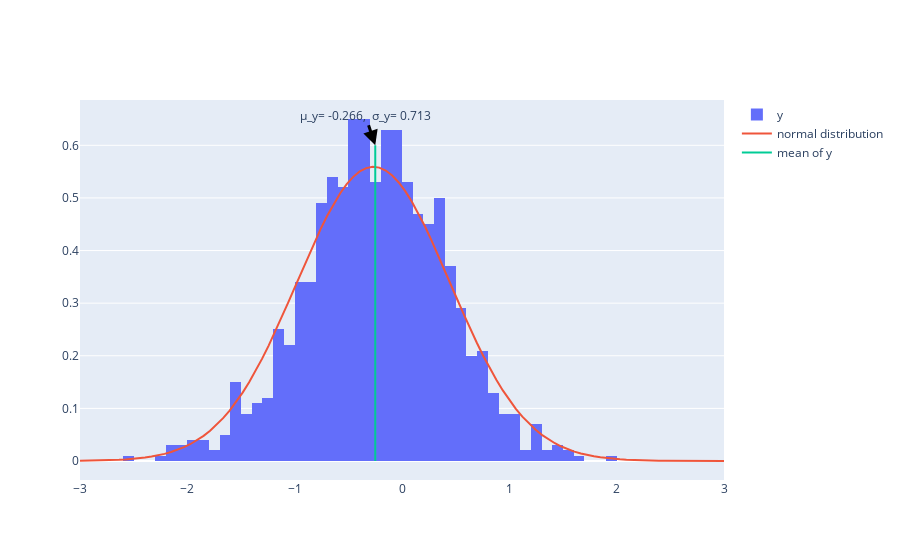

The code cell stored with this chart in its notebook:
### Code cell
# par curiosité ont trace la distribution de y sachant x_new avec les paramètres MMSE (=la moyenne des paramètres précédents)



#generer des points avec la loi posterior
y_list=[]
for i in range(1000):
    y_list.append(ss.norm.rvs(loc=x_new.T.dot(mmse_estimates[:-1]), scale=np.sqrt(mmse_estimates[-1])))
y_list=np.array(y_list)
µ_y=np.round(x_new.T.dot(mmse_estimates[:-1]),3)
σ_y=np.round(np.sqrt(mmse_estimates[-1]),3)
#plot the histogram of the X_list[j] , add the density of the normal distribution with mean=mmse_estimates and variance=mmse_estimates[-1]
fig = go.Figure()
fig.add_trace(go.Histogram(x=y_list,histnorm='probability density' ,name='y'))
#add the density 
x=np.linspace(-3,3,100)
fig.add_trace(go.Scatter(x=x,y=ss.norm.pdf(x,loc=x_new.T.dot(mmse_estimates[:-1]), scale=np.sqrt(mmse_estimates[-1])),name='normal distribution'))
# add mean and variance of y with an arrow pointing towards a line at the mean of y
fig.add_trace(go.Scatter(x=[np.mean(y_list),np.mean(y_list)],y=[0,0.6],mode='lines',name='mean of y'))
fig.add_annotation(x=np.mean(y_list),y=0.6,text='µ_y= '+str(µ_y)+',  σ_y= '+ str( σ_y),arrowhead=2,arrowsize=1,arrowwidth=3,arrowcolor='black')
fig.show()

### Figure 1 — Plotly figure (JSON) as saved in the notebook; plotly's stock layout.template omitted (floating-point values rounded to 4 significant figures; data arrays with more than 128 entries replaced by an {"elided": "..."} marker saying what was removed)
{"data": [{"histnorm": "probability density", "name": "y", "type": "histogram", "x": {"elided": "1000 float values"}}, {"name": "normal distribution", "type": "scatter", "x": [-3, -2.939, -2.879, -2.818, -2.758, -2.697, -2.636, -2.576, -2.515, -2.455, -2.394, -2.333, -2.273, -2.212, -2.152, -2.091, -2.03, -1.97, -1.909, -1.848, -1.788, -1.727, -1.667, -1.606, -1.545, -1.485, -1.424, -1.364, -1.303, -1.242, -1.182, -1.121, -1.061, -1, -0.9394, -0.8788, -0.8182, -0.7576, -0.697, -0.6364, -0.5758, -0.5152, -0.4545, -0.3939, -0.3333, -0.2727, -0.2121, -0.1515, -0.09091, -0.0303, 0.0303, 0.09091, 0.1515, 0.2121, 0.2727, 0.3333, 0.3939, 0.4545, 0.5152, 0.5758, 0.6364, 0.697, 0.7576, 0.8182, 0.8788, 0.9394, 1, 1.061, 1.121, 1.182, 1.242, 1.303, 1.364, 1.424, 1.485, 1.545, 1.606, 1.667, 1.727, 1.788, 1.848, 1.909, 1.97, 2.03, 2.091, 2.152, 2.212, 2.273, 2.333, 2.394, 2.455, 2.515, 2.576, 2.636, 2.697, 2.758, 2.818, 2.879, 2.939, 3], "y": [0.0003625, 0.0005001, 0.000685, 0.0009316, 0.001258, 0.001686, 0.002244, 0.002965, 0.00389, 0.005066, 0.00655, 0.008408, 0.01072, 0.01356, 0.01703, 0.02124, 0.0263, 0.03233, 0.03946, 0.04781, 0.05752, 0.06869, 0.08145, 0.09588, 0.1121, 0.13, 0.1498, 0.1713, 0.1945, 0.2193, 0.2454, 0.2727, 0.3009, 0.3295, 0.3583, 0.3868, 0.4146, 0.4411, 0.466, 0.4888, 0.509, 0.5262, 0.5401, 0.5503, 0.5567, 0.5592, 0.5576, 0.552, 0.5425, 0.5294, 0.5129, 0.4933, 0.4711, 0.4466, 0.4204, 0.3928, 0.3644, 0.3357, 0.3069, 0.2787, 0.2512, 0.2248, 0.1997, 0.1761, 0.1542, 0.1341, 0.1157, 0.09918, 0.08438, 0.07128, 0.05977, 0.04976, 0.04113, 0.03375, 0.0275, 0.02224, 0.01786, 0.01424, 0.01127, 0.008859, 0.006912, 0.005354, 0.004117, 0.003144, 0.002383, 0.001793, 0.00134, 0.0009938, 0.0007319, 0.0005351, 0.0003884, 0.0002799, 0.0002003, 0.0001423, 0.0001003, 7.025e-05, 4.883e-05, 3.37e-05, 2.309e-05, 1.571e-05]}, {"mode": "lines", "name": "mean of y", "type": "scatter", "x": [-0.2491, -0.2491], "y": [0, 0.6]}], "layout": {"annotations": [{"arrowcolor": "black", "arrowhead": 2, "arrowsize": 1, "arrowwidth": 3, "text": "µ_y= -0.266,  σ_y= 0.713", "x": -0.2491, "y": 0.6}]}}
